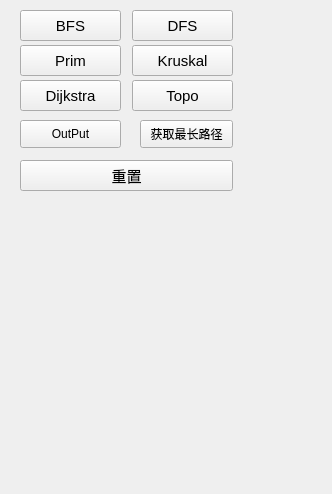
<?xml version="1.0" encoding="UTF-8"?>
<ui version="4.0">
 <class>GraphUI</class>
 <widget class="QWidget" name="GraphUI">
  <property name="geometry">
   <rect>
    <x>0</x>
    <y>0</y>
    <width>332</width>
    <height>494</height>
   </rect>
  </property>
  <property name="windowTitle">
   <string>Form</string>
  </property>
  <widget class="QPushButton" name="BFSpushButton">
   <property name="geometry">
    <rect>
     <x>20</x>
     <y>10</y>
     <width>101</width>
     <height>31</height>
    </rect>
   </property>
   <property name="font">
    <font>
     <pointsize>11</pointsize>
     <weight>50</weight>
     <bold>false</bold>
    </font>
   </property>
   <property name="text">
    <string>BFS</string>
   </property>
  </widget>
  <widget class="QPushButton" name="DFSpushButton">
   <property name="geometry">
    <rect>
     <x>132</x>
     <y>10</y>
     <width>101</width>
     <height>31</height>
    </rect>
   </property>
   <property name="font">
    <font>
     <pointsize>11</pointsize>
     <weight>50</weight>
     <bold>false</bold>
    </font>
   </property>
   <property name="text">
    <string>DFS</string>
   </property>
  </widget>
  <widget class="QPushButton" name="DjpushButton">
   <property name="geometry">
    <rect>
     <x>20</x>
     <y>80</y>
     <width>101</width>
     <height>31</height>
    </rect>
   </property>
   <property name="font">
    <font>
     <pointsize>11</pointsize>
     <weight>50</weight>
     <bold>false</bold>
    </font>
   </property>
   <property name="text">
    <string>Dijkstra</string>
   </property>
  </widget>
  <widget class="QPushButton" name="ResetpushButton">
   <property name="geometry">
    <rect>
     <x>20</x>
     <y>160</y>
     <width>213</width>
     <height>31</height>
    </rect>
   </property>
   <property name="font">
    <font>
     <pointsize>11</pointsize>
     <weight>50</weight>
     <bold>false</bold>
    </font>
   </property>
   <property name="text">
    <string>重置</string>
   </property>
  </widget>
  <widget class="QPushButton" name="PrimpushButton">
   <property name="geometry">
    <rect>
     <x>20</x>
     <y>45</y>
     <width>101</width>
     <height>31</height>
    </rect>
   </property>
   <property name="font">
    <font>
     <pointsize>11</pointsize>
     <weight>50</weight>
     <bold>false</bold>
    </font>
   </property>
   <property name="text">
    <string>Prim</string>
   </property>
  </widget>
  <widget class="QPushButton" name="pushButton">
   <property name="geometry">
    <rect>
     <x>132</x>
     <y>45</y>
     <width>101</width>
     <height>31</height>
    </rect>
   </property>
   <property name="font">
    <font>
     <pointsize>11</pointsize>
     <weight>50</weight>
     <bold>false</bold>
    </font>
   </property>
   <property name="text">
    <string>Kruskal</string>
   </property>
  </widget>
  <widget class="QPushButton" name="TopoButton">
   <property name="geometry">
    <rect>
     <x>132</x>
     <y>80</y>
     <width>101</width>
     <height>31</height>
    </rect>
   </property>
   <property name="font">
    <font>
     <pointsize>11</pointsize>
     <weight>50</weight>
     <bold>false</bold>
    </font>
   </property>
   <property name="text">
    <string>Topo</string>
   </property>
  </widget>
  <widget class="QPushButton" name="outPutButton">
   <property name="geometry">
    <rect>
     <x>20</x>
     <y>120</y>
     <width>101</width>
     <height>28</height>
    </rect>
   </property>
   <property name="text">
    <string>OutPut</string>
   </property>
  </widget>
  <widget class="QPushButton" name="pushButton_2">
   <property name="geometry">
    <rect>
     <x>140</x>
     <y>120</y>
     <width>93</width>
     <height>28</height>
    </rect>
   </property>
   <property name="text">
    <string>获取最长路径</string>
   </property>
  </widget>
 </widget>
 <resources/>
 <connections>
  <connection>
   <sender>DFSpushButton</sender>
   <signal>clicked()</signal>
   <receiver>GraphUI</receiver>
   <slot>on_dfs_btn_clicked()</slot>
   <hints>
    <hint type="sourcelabel">
     <x>70</x>
     <y>17</y>
    </hint>
    <hint type="destinationlabel">
     <x>140</x>
     <y>11</y>
    </hint>
   </hints>
  </connection>
  <connection>
   <sender>BFSpushButton</sender>
   <signal>clicked()</signal>
   <receiver>GraphUI</receiver>
   <slot>on_bfs_btn_clicked()</slot>
   <hints>
    <hint type="sourcelabel">
     <x>76</x>
     <y>57</y>
    </hint>
    <hint type="destinationlabel">
     <x>139</x>
     <y>50</y>
    </hint>
   </hints>
  </connection>
  <connection>
   <sender>PrimpushButton</sender>
   <signal>clicked()</signal>
   <receiver>GraphUI</receiver>
   <slot>on_prim_btn_clicked()</slot>
   <hints>
    <hint type="sourcelabel">
     <x>84</x>
     <y>95</y>
    </hint>
    <hint type="destinationlabel">
     <x>138</x>
     <y>90</y>
    </hint>
   </hints>
  </connection>
  <connection>
   <sender>pushButton</sender>
   <signal>clicked()</signal>
   <receiver>GraphUI</receiver>
   <slot>on_kruskal_btn_clicked()</slot>
   <hints>
    <hint type="sourcelabel">
     <x>63</x>
     <y>140</y>
    </hint>
    <hint type="destinationlabel">
     <x>135</x>
     <y>132</y>
    </hint>
   </hints>
  </connection>
  <connection>
   <sender>DjpushButton</sender>
   <signal>clicked()</signal>
   <receiver>GraphUI</receiver>
   <slot>on_dijkstra_btn_clicked()</slot>
   <hints>
    <hint type="sourcelabel">
     <x>95</x>
     <y>182</y>
    </hint>
    <hint type="destinationlabel">
     <x>135</x>
     <y>170</y>
    </hint>
   </hints>
  </connection>
  <connection>
   <sender>TopoButton</sender>
   <signal>clicked()</signal>
   <receiver>GraphUI</receiver>
   <slot>on_topologicalSorting_btn_clicked()</slot>
   <hints>
    <hint type="sourcelabel">
     <x>93</x>
     <y>219</y>
    </hint>
    <hint type="destinationlabel">
     <x>134</x>
     <y>210</y>
    </hint>
   </hints>
  </connection>
  <connection>
   <sender>ResetpushButton</sender>
   <signal>clicked()</signal>
   <receiver>GraphUI</receiver>
   <slot>on_reset_btn_clicked()</slot>
   <hints>
    <hint type="sourcelabel">
     <x>85</x>
     <y>190</y>
    </hint>
    <hint type="destinationlabel">
     <x>132</x>
     <y>251</y>
    </hint>
   </hints>
  </connection>
  <connection>
   <sender>outPutButton</sender>
   <signal>clicked()</signal>
   <receiver>GraphUI</receiver>
   <slot>on_outPut_btn_clicked()</slot>
   <hints>
    <hint type="sourcelabel">
     <x>113</x>
     <y>126</y>
    </hint>
    <hint type="destinationlabel">
     <x>331</x>
     <y>131</y>
    </hint>
   </hints>
  </connection>
  <connection>
   <sender>pushButton_2</sender>
   <signal>clicked()</signal>
   <receiver>GraphUI</receiver>
   <slot>on_longestPath_btn_clicked()</slot>
   <hints>
    <hint type="sourcelabel">
     <x>170</x>
     <y>134</y>
    </hint>
    <hint type="destinationlabel">
     <x>270</x>
     <y>282</y>
    </hint>
   </hints>
  </connection>
 </connections>
 <slots>
  <slot>on_bfs_btn_clicked()</slot>
  <slot>on_dfs_btn_clicked()</slot>
  <slot>on_dijkstra_btn_clicked()</slot>
  <slot>on_reset_btn_clicked()</slot>
  <slot>on_prim_btn_clicked()</slot>
  <slot>on_kruskal_btn_clicked()</slot>
  <slot>on_topologicalSorting_btn_clicked()</slot>
  <slot>on_outPut_btn_clicked()</slot>
  <slot>on_longestPath_btn_clicked()</slot>
 </slots>
</ui>
